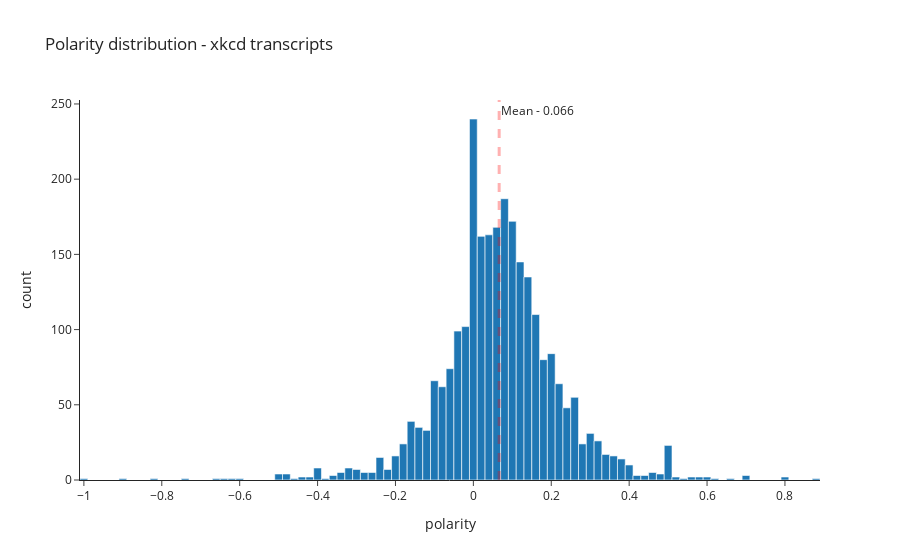

The notebook cell this image was saved under:
### Markdown cell above
Let's see the distribtuion of polarity of strips:

### Code cell
fig = px.histogram(xkcd_eda,
                   x='polarity',
                   title = 'Polarity distribution - xkcd transcripts')

fig.add_vline(x=xkcd_eda['polarity'].mean(), line_width=3,
                    line_dash="dash", line_color="red", annotation_text= f"Mean - {xkcd_eda['polarity'].mean():.3f}")
fig.show()

### Figure 1 — Plotly figure (JSON) as saved in the notebook; plotly's stock layout.template omitted (floating-point values rounded to 4 significant figures; data arrays with more than 128 entries replaced by an {"elided": "..."} marker saying what was removed)
{"data": [{"alignmentgroup": "True", "bingroup": "x", "hovertemplate": "polarity=%{x}<br>count=%{y}<extra></extra>", "legendgroup": "", "marker": {"color": "#1F77B4", "pattern": {"shape": ""}}, "name": "", "offsetgroup": "", "orientation": "v", "showlegend": false, "type": "histogram", "x": {"elided": "2641 float values"}, "xaxis": "x", "yaxis": "y"}], "layout": {"annotations": [{"showarrow": false, "text": "Mean - 0.066", "x": 0.06625, "xanchor": "left", "xref": "x", "y": 1, "yanchor": "top", "yref": "y domain"}], "barmode": "relative", "legend": {"tracegroupgap": 0}, "shapes": [{"line": {"color": "red", "dash": "dash", "width": 3}, "type": "line", "x0": 0.06625, "x1": 0.06625, "xref": "x", "y0": 0, "y1": 1, "yref": "y domain"}], "title": {"text": "Polarity distribution - xkcd transcripts"}, "xaxis": {"anchor": "y", "domain": [0, 1], "title": {"text": "polarity"}}, "yaxis": {"anchor": "x", "domain": [0, 1], "title": {"text": "count"}}}}
